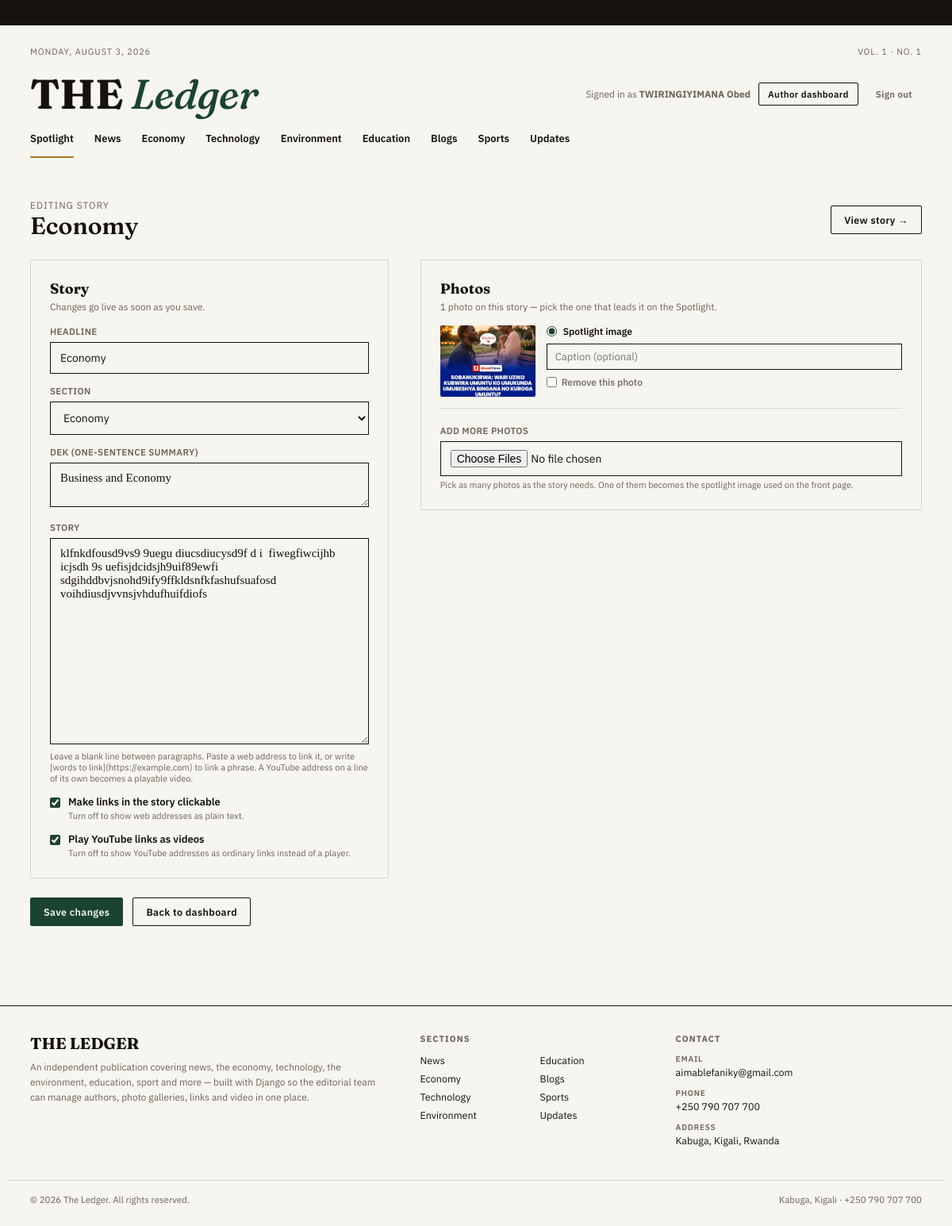
Screenshot of /dashboard/edit/6/ (signed in) with the database file from the repository.
### accounts/models.py (models this page shows, shortened)
class Profile(models.Model):
    ROLE_CHOICES = [
        ("admin", "Administrator"),
        ("author", "Author"),
    ]
    user = models.OneToOneField(
        settings.AUTH_USER_MODEL, on_delete=models.CASCADE, related_name="profile"
    )
    role = models.CharField(max_length=10, choices=ROLE_CHOICES, default="author")
    bio = models.TextField(blank=True, help_text="One or two sentences shown on the author's byline.")
    avatar = models.ImageField(upload_to="avatars/", blank=True, null=True)
    class Meta:
        ordering = ["user__first_name", "user__username"]
    @property
    def is_admin(self):
        return self.role == "admin" or self.user.is_superuser
    @property
    def display_name(self):
        return self.user.get_full_name() or self.user.username

### news/models.py (models this page shows, shortened)
class Article(models.Model):
    CATEGORY_CHOICES = [
        ("News", "News"),
        ("Economy", "Economy"),
        ("Technology", "Technology"),
        ("Environment", "Environment"),
        ("Education", "Education"),
        ("Blogs", "Blogs"),
        ("Sports", "Sports"),
        ("Updates", "Updates"),
    ]
    title = models.CharField(max_length=200)
    slug = models.SlugField(max_length=220, unique=True, blank=True)
    dek = models.CharField(max_length=300, help_text="One-sentence summary shown on listings.")
    body = models.TextField(
        help_text=(
            "Leave a blank line between paragraphs. Paste a web address to link it, "
            "or write [words to link](https://example.com) to link a phrase. "
            "A YouTube address on a line of its own becomes a playable video."
        )
    )
    category = models.CharField(max_length=20, choices=CATEGORY_CHOICES, default="News")
    author = models.ForeignKey(settings.AUTH_USER_MODEL, on_delete=models.CASCADE, related_name="articles")
    allow_links = models.BooleanField(
        default=True,
        verbose_name="Make links in the story clickable",
        help_text="Turn off to show web addresses as plain text.",
    )
    embed_videos = models.BooleanField(
        default=True,
        verbose_name="Play YouTube links as videos",
        help_text="Turn off to show YouTube addresses as ordinary links instead of a player.",
    )
    featured = models.BooleanField(default=False)
    created_at = models.DateTimeField(default=timezone.now)
    class Meta:
        ordering = ["-created_at"]
    def get_absolute_url(self):
        return reverse("news:article_detail", args=[self.slug])
    @property
    def photo_list(self):
        if not hasattr(self, "_photo_list_cache"):
            self._photo_list_cache = list(self.photos.all())
        return self._photo_list_cache
    @property
    def photo_count(self):
        return len(self.photo_list)

class ArticlePhoto(models.Model):
    article = models.ForeignKey(Article, on_delete=models.CASCADE, related_name="photos")
    image = models.ImageField(upload_to="articles/%Y/%m/")
    caption = models.CharField(max_length=200, blank=True)
    is_main = models.BooleanField(
        default=False, help_text="The spotlight image shown on the front page."
    )
    position = models.PositiveIntegerField(default=0)
    uploaded_at = models.DateTimeField(default=timezone.now)
    class Meta:
        ordering = ["-is_main", "position", "id"]

### news/views.py (the view)
# urls.py: path("dashboard/edit/<int:pk>/", views.edit_article, name="edit_article"),
@login_required
def edit_article(request, pk):
    article = get_object_or_404(Article, pk=pk)
    if not can_edit(request.user, article):
        messages.error(request, "You can only edit your own stories.")
        return redirect("news:home")
    if request.method == "POST":
        form = ArticleForm(request.POST, request.FILES, instance=article)
        formset = ArticlePhotoFormSet(request.POST, instance=article)
        if form.is_valid() and formset.is_valid():
            article = form.save()
            formset.save()
            form.save_photos(article)
            main_pk = request.POST.get("main_photo", "")
            if main_pk.isdigit():
                chosen = ArticlePhoto.objects.filter(pk=main_pk, article=article).first()
                if chosen:
                    article.set_main_photo(chosen)
            article.ensure_main_photo()
            messages.success(request, "Story updated.")
            return redirect("news:edit_article", pk=article.pk)
        messages.error(request, "The story could not be saved — please check the form below.")
    else:
        form = ArticleForm(instance=article)
        formset = ArticlePhotoFormSet(instance=article)
    return render(
        request,
        "news/article_edit.html",
        {"form": form, "formset": formset, "article": article},
    )

### news/forms.py (shortened to what this page needs)
class ArticleForm(forms.ModelForm):
    photos = MultipleImageField(
        required=False,
        label="Photos",
        help_text=(
            "Pick as many photos as the story needs. One of them becomes the "
            "spotlight image used on the front page."
        ),
    )
    main_photo_index = forms.IntegerField(required=False, min_value=0, widget=forms.HiddenInput)
    class Meta:
        model = Article
        fields = ["title", "dek", "category", "body", "allow_links", "embed_videos"]
        widgets = {
            "dek": forms.Textarea(attrs={"rows": 2}),
            "body": forms.Textarea(attrs={"rows": 14}),
        }

### news/context_processors.py (called while the page is built)
def navigation(request):
    return {"nav_categories": [choice[0] for choice in Article.CATEGORY_CHOICES]}

### news/views.py (called while the page is built)
def can_edit(user, article):
    return article.author == user or is_admin_user(user)

### templates/news/article_edit.html (shortened to what this page needs)
{% extends "base.html" %}
{% block content %}
<div class="wrap dash">
  <div class="dash-head">
    <div>
      <div class="dash-role">Editing story</div>
      <div class="dash-title">{{ article.title|truncatechars:60 }}</div>
    </div>
    <a class="btn" href="{{ article.get_absolute_url }}">View story →</a>
  </div>
  <form method="post" enctype="multipart/form-data">
    <div class="dash-grid">
      <div class="panel">
        <h3>Story</h3>
        <div class="phint">Changes go live as soon as you save.</div>
        <label for="{{ form.title.id_for_label }}">Headline</label>
        {{ form.title }}{{ form.title.errors }}
        <label for="{{ form.category.id_for_label }}">Section</label>
        {{ form.category }}{{ form.category.errors }}
        <label for="{{ form.dek.id_for_label }}">Dek (one-sentence summary)</label>
        {{ form.dek }}{{ form.dek.errors }}
        <label for="{{ form.body.id_for_label }}">Story</label>
        {{ form.body }}
        <div class="helptext">{{ form.body.help_text }}</div>
        <div class="check-row">
          {{ form.allow_links }}
          <label class="check-label" for="{{ form.allow_links.id_for_label }}">
            {{ form.allow_links.label }}
            <span class="helptext">{{ form.allow_links.help_text }}</span>
          </label>
        </div>
        <div class="check-row">
          {{ form.embed_videos }}
          <label class="check-label" for="{{ form.embed_videos.id_for_label }}">
            {{ form.embed_videos.label }}
            <span class="helptext">{{ form.embed_videos.help_text }}</span>
          </label>
        </div>
      </div>
      <div class="panel">
        <h3>Photos</h3>
        <div class="phint">
          {{ article.photo_count }} photo{{ article.photo_count|pluralize }} on this story —
          pick the one that leads it on the Spotlight.
        </div>
        {% if formset.forms %}
          <div class="photo-manager">
            {% for photo_form in formset %}
              {% with photo=photo_form.instance %}
              <div class="photo-manage">
                <img src="{{ photo.image.url }}" alt="{{ photo.caption|default:article.title }}">
                <div class="photo-manage-fields">
                  <label class="radio-label">
                    <input type="radio" name="main_photo" value="{{ photo.pk }}" {% if photo.is_main %}checked{% endif %}>
                    Spotlight image
                  </label>
                  {{ photo_form.caption }}
                  <label class="check-label small">
                    {{ photo_form.DELETE }} Remove this photo
                  </label>
                </div>
              </div>
              {% endwith %}
            {% endfor %}
          </div>
        {% else %}
          <div class="helptext" style="margin-bottom:14px;">No photos yet.</div>
        {% endif %}
        <label for="{{ form.photos.id_for_label }}">Add more photos</label>
        {{ form.photos }}
        <div class="helptext">{{ form.photos.help_text }}</div>
      </div>
    </div>
    <div class="edit-actions">
      <button class="btn btn-solid" type="submit">Save changes</button>
      <a class="btn" href="{% url 'news:author_dashboard' %}">Back to dashboard</a>
    </div>
  </form>
</div>
{% endblock %}

### templates/base.html (shortened to what this page needs)
{% load static %}
<!DOCTYPE html>
<html lang="en">
<head>
<link rel="stylesheet" href="{% static 'css/style.css' %}">
</head>
<body>
<div class="ticker-band"><div class="ticker-track">
</div></div>
<header class="masthead wrap">
  <div class="masthead-top">
    <span>{% now "l, F j, Y" %}</span>
    <span>Vol. 1 · No. 1</span>
  </div>
  <div class="logo-row">
    <a href="{% url 'news:home' %}" class="logo">THE <span class="accent">Ledger</span></a>
    <div class="masthead-actions">
      {% if user.is_authenticated %}
        <span class="byline">Signed in as <strong>{{ user.profile.display_name }}</strong></span>
        {% if user.profile.is_admin %}
          <a class="btn btn-small" href="{% url 'accounts:admin_dashboard' %}">Admin dashboard</a>
        {% else %}
          <a class="btn btn-small" href="{% url 'news:author_dashboard' %}">Author dashboard</a>
        {% endif %}
        <form method="post" action="{% url 'accounts:logout' %}" style="display:inline;">
          <button type="submit" class="btn btn-small btn-ghost">Sign out</button>
        </form>
      {% else %}
        <a class="btn" href="{% url 'accounts:login' %}">Sign in</a>
      {% endif %}
    </div>
  </div>
  <nav class="mainnav">
    <a href="{% url 'news:home' %}" class="{% if active_category == 'All' or not active_category %}active{% endif %}">Spotlight</a>
    {% for c in nav_categories %}
      <a href="{% url 'news:home' %}?category={{ c }}" class="{% if active_category == c %}active{% endif %}">{{ c }}</a>
    {% endfor %}
  </nav>
</header>
<main>
  {% block content %}{% endblock %}
</main>
<footer>
  <div class="wrap footer-grid">
    <div class="footer-about">
      <div class="flogo">THE LEDGER</div>
      <p>An independent publication covering news, the economy, technology, the environment, education, sport and more — built with Django so the editorial team can manage authors, photo galleries, links and video in one place.</p>
    </div>
    <div class="footer-col">
      <h4>Sections</h4>
      <ul class="footer-links">
        {% for c in nav_categories %}
          <li><a href="{% url 'news:home' %}?category={{ c }}">{{ c }}</a></li>
        {% endfor %}
      </ul>
    </div>
    <div class="footer-col">
      <h4>Contact</h4>
      <ul class="footer-contact">
        <li>
          <span class="fc-label">Email</span>
          <a href="mailto:aimablefaniky@gmail.com">aimablefaniky@gmail.com</a>
        </li>
        <li>
          <span class="fc-label">Phone</span>
          <a href="tel:+250790707700">+250 790 707 700</a>
        </li>
        <li>
          <span class="fc-label">Address</span>
          <address>Kabuga, Kigali, Rwanda</address>
        </li>
      </ul>
    </div>
  </div>
  <div class="wrap footer-base">
    <span>&copy; {% now "Y" %} The Ledger. All rights reserved.</span>
    <span>Kabuga, Kigali · <a href="tel:+250790707700">+250 790 707 700</a></span>
  </div>
</footer>
</body>
</html>

### rows the page displays
Article: title "Economy", category "Economy", dek "Business and Economy", body "klfnkdfousd9vs9 9uegu diucsdiucysd9f d i fiwegfiwcijhb icjsdh 9s uefisjdcidsjh9uif89ewfi sdgihddbvjsnohd9ify9ffkldsnfkfashufsuafosd voihdiusdjvvnsjvhdufhuifdiofs", allow_links "☑", embed_videos "☑", photo_count "1"
ArticlePhoto: image (picture), is_main "☑ Spotlight image"

### other values shown
{{ user.profile.display_name }} "TWIRINGIYIMANA Obed"
{{ c }} "News" "Economy" "Technology" "Environment" "Education" "Blogs" "Sports" "Updates"
